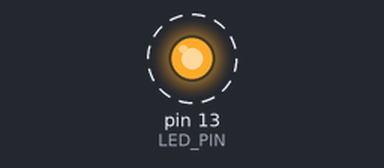
Recording of a sketch running on a simulated Arduino Uno, built with avr-gcc and run on an emulated ATmega328P. Shown: output pins drawn as LEDs (lit = HIGH). Dashed ring = blinking.

Above: at 0.2 s.
Timing chart, 0 to 3.0 s (numbered marks = the images above):
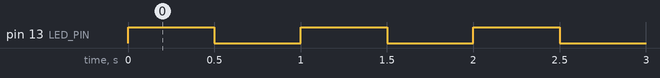

Measured:
- by itself, pin 13 (LED_PIN): alternates HIGH for 0.50 s and LOW for 0.50 s

The sketch:

template.ino
```cpp
/*

  {project_name}

  For info and circuit diagrams see https://github.com/tardate/LittleArduinoProjects/tree/main/{relative_path}

 */

const int LED_PIN = 13;
const int DELAY = 500;


/*
 * Command: one-time setup
 */
void setup() {
  pinMode(LED_PIN, OUTPUT);
}


/*
 * Command: main loop
 */
void loop() {
  static boolean output = HIGH;

  digitalWrite(LED_PIN, output);
  delay(DELAY);

  output = !output;
}
```
